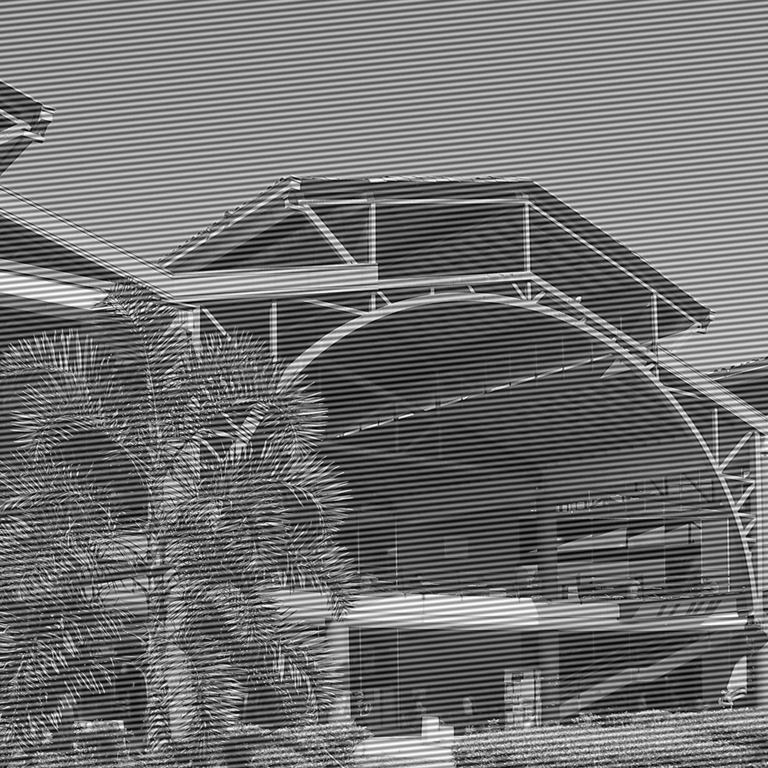
#> input picture b.png, 768 x 768 px
$ python 'Code entrega1.py'
#> lines starting #> are read from the running program, lines starting #| are printed output that depends on the picture
import numpy as np
import matplotlib.pyplot as plt
from scipy.ndimage import gaussian_filter
import cv2

# [11 lines of commented-out code are left out]

def f4G(Imagen):
    Imagenf=np.fft.fft2(Imagen)
    filtro=gaussian_filter(Imagen,2.8)
    Imagenff=np.fft.ifft2(Imagenf)


    return filtro


imagen= cv2.imread("b.png")
#> imagen is the input picture: shape (768, 768, 3); min 0, max 255, mean 113.7

#plt.imshow(ABC)
plt.imshow(f4G(imagen))
#> in f4G, `filtro=gaussian_filter(Imagen,2.8)`:
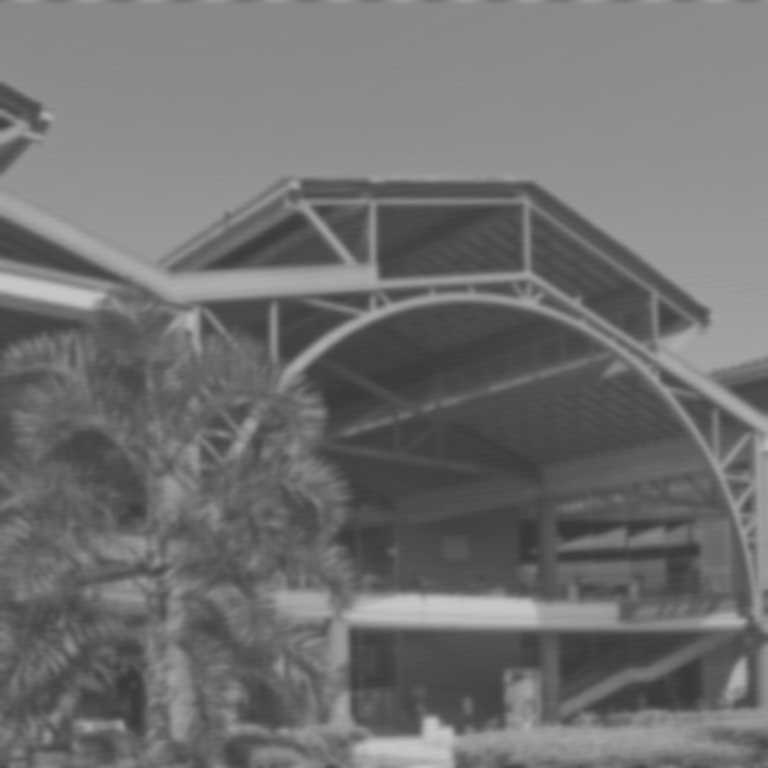
#> filtro: shape (768, 768, 3); min 56, max 199, mean 112.6
plt.imsave("image.png",f4G(imagen))

plt.show()
